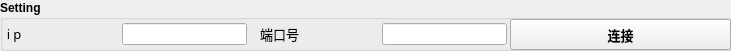
   <widget class="QGroupBox" name="groupBox">
    <property name="geometry">
     <rect>
      <x>0</x>
      <y>0</y>
      <width>731</width>
      <height>51</height>
     </rect>
    </property>
    <property name="palette">
     <palette>
      <active>
       <colorrole role="LinkVisited">
        <brush brushstyle="SolidPattern">
         <color alpha="255">
          <red>170</red>
          <green>170</green>
          <blue>127</blue>
         </color>
        </brush>
       </colorrole>
      </active>
      <inactive>
       <colorrole role="LinkVisited">
        <brush brushstyle="SolidPattern">
         <color alpha="255">
          <red>170</red>
          <green>170</green>
          <blue>127</blue>
         </color>
        </brush>
       </colorrole>
      </inactive>
      <disabled>
       <colorrole role="LinkVisited">
        <brush brushstyle="SolidPattern">
         <color alpha="255">
          <red>170</red>
          <green>170</green>
          <blue>127</blue>
         </color>
        </brush>
       </colorrole>
      </disabled>
     </palette>
    </property>
    <property name="font">
     <font>
      <weight>75</weight>
      <bold>true</bold>
      <underline>false</underline>
     </font>
    </property>
    <property name="autoFillBackground">
     <bool>false</bool>
    </property>
    <property name="title">
     <string>Setting</string>
    </property>
    <property name="flat">
     <bool>true</bool>
    </property>
    <property name="checkable">
     <bool>false</bool>
    </property>
    <widget class="QPushButton" name="pushButton_connect">
     <property name="geometry">
      <rect>
       <x>510</x>
       <y>19</y>
       <width>221</width>
       <height>31</height>
      </rect>
     </property>
     <property name="sizePolicy">
      <sizepolicy hsizetype="Preferred" vsizetype="Fixed">
       <horstretch>0</horstretch>
       <verstretch>0</verstretch>
      </sizepolicy>
     </property>
     <property name="font">
      <font>
       <family>楷体</family>
       <pointsize>10</pointsize>
      </font>
     </property>
     <property name="text">
      <string>连接</string>
     </property>
    </widget>
    <widget class="QWidget" name="layoutWidget">
     <property name="geometry">
      <rect>
       <x>0</x>
       <y>20</y>
       <width>247</width>
       <height>28</height>
      </rect>
     </property>
     <layout class="QHBoxLayout" name="horizontalLayout">
      <item>
       <widget class="QLabel" name="label_ip">
        <property name="sizePolicy">
         <sizepolicy hsizetype="Preferred" vsizetype="Preferred">
          <horstretch>0</horstretch>
          <verstretch>0</verstretch>
         </sizepolicy>
        </property>
        <property name="font">
         <font>
          <family>楷体_GB2312</family>
          <pointsize>10</pointsize>
          <weight>50</weight>
          <bold>false</bold>
         </font>
        </property>
        <property name="text">
         <string>  i p </string>
        </property>
       </widget>
      </item>
      <item>
       <widget class="QLineEdit" name="lineEdit_ip">
        <property name="sizePolicy">
         <sizepolicy hsizetype="Preferred" vsizetype="Fixed">
          <horstretch>0</horstretch>
          <verstretch>0</verstretch>
         </sizepolicy>
        </property>
       </widget>
      </item>
     </layout>
    </widget>
    <widget class="QWidget" name="layoutWidget">
     <property name="geometry">
      <rect>
       <x>260</x>
       <y>20</y>
       <width>247</width>
       <height>28</height>
      </rect>
     </property>
     <layout class="QHBoxLayout" name="horizontalLayout_2">
      <item>
       <widget class="QLabel" name="label_port">
        <property name="sizePolicy">
         <sizepolicy hsizetype="Preferred" vsizetype="Preferred">
          <horstretch>0</horstretch>
          <verstretch>0</verstretch>
         </sizepolicy>
        </property>
        <property name="font">
         <font>
          <family>楷体_GB2312</family>
          <pointsize>10</pointsize>
          <weight>50</weight>
          <bold>false</bold>
         </font>
        </property>
        <property name="text">
         <string>端口号</string>
        </property>
       </widget>
      </item>
      <item>
       <widget class="QLineEdit" name="lineEdit_port">
        <property name="sizePolicy">
         <sizepolicy hsizetype="Preferred" vsizetype="Fixed">
          <horstretch>0</horstretch>
          <verstretch>0</verstretch>
         </sizepolicy>
        </property>
       </widget>
      </item>
     </layout>
    </widget>
   </widget>
